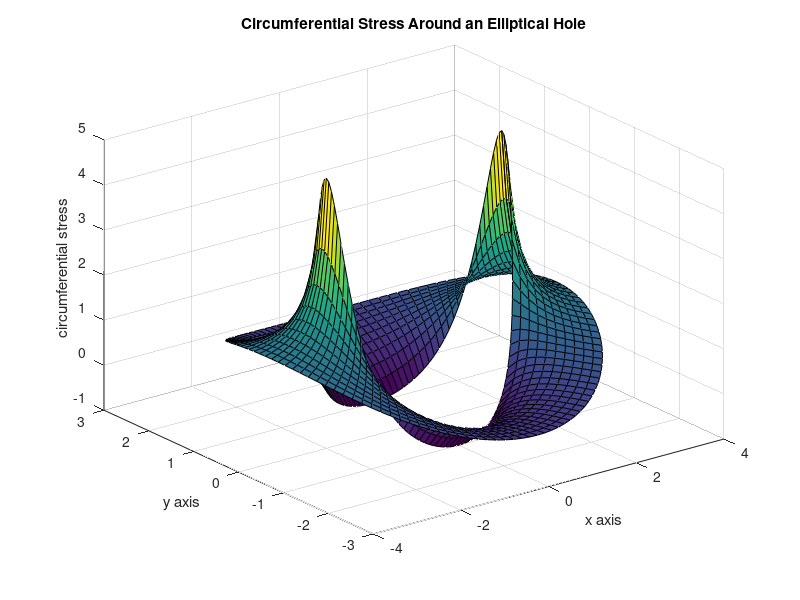

MATLAB code for this plot:
function [tr,ta,tra,z]=eliphole ...
                       (rx,ry,p,ang,zeta)
%
% [tr,ta,tra,z]=eliphole(rx,ry,p,ang,zeta)
% ~~~~~~~~~~~~~~~~~~~~~~~~~~~~~~~~~~~~~~~~
%
% This function determines curvilinear 
% coordinate stresses around an elliptic hole 
% in a plate uniformly stressed at infinity.
%
% rx,ry    - ellipse semidiameters on the x and 
%            y axes
% p        - values of uniaxial tension at 
%            infinity
% ang      - angle of inclination in degrees 
%            of the tensile stress at infinity
% zeta     - curvilinear coordinate values for 
%            which stresses are evaluated
%
% tr       - tensile stress normal to an 
%            elliptical coordinate line
% ta       - tensile stress in a direction 
%            tangential to the elliptical 
%            coordinate line
% tra      - shear stress complementary to the 
%            normal stresses
% z        - points in the z plane where 
%            stresses are computed
%
% User m functions called: none
%----------------------------------------------

if nargin==0
  rx=2; ry=1; p=1; ang=90; 
  zeta=linspace(1,2,11)'* ...
       exp(i*linspace(0,2*pi,121));
end

% The complex stress functions and mapping 
% function have the form
%   phi(zeta)=b*zeta+c/zeta
%   psi(zeta)=d*zeta+e/zeta+f*zeta/(zeta^2-m)
%   z=w(zeta)=r(zeta+m/zeta)
%   Phi(zeta)=phi'(zeta)/w'(zeta)
%   Psi(zeta)=psi'(zeta)/w'(zeta)
%   d(Phi)/dz=(w'(zeta)*phi''(zeta)-...
%              w''(zeta)*phi'(zeta))/w'(zeta)^3

r=(rx+ry)/2; m=(rx-ry)/(rx+ry); 
z=r*(zeta+m./zeta); zeta2=zeta.^2; 
zeta3=zeta.^3; wp=r*(1-m./zeta2);
wpp=2*r*m./zeta3; a=exp(2*i*pi/180*ang); 
b=p*r/4; c=b*(2*a-m); d=-p*r/2*conj(a); 
e=-p*r/2*a/m; f=p*r/2*(m+1/m)*(a-m); 
phip=b-c./zeta2; phipp=2*c./zeta3; 
h=wp.*zeta; h=h./conj(h); 
Phi=phip./wp; Phipz=(wp.*phipp-wpp.*phip)./wp.^3;
Psi=(d-e./zeta2-f*(zeta2+m)./(zeta2-m).^2)./wp;
A=2*real(Phi); B=(conj(z).*Phipz+Psi).*h;
C=A-B; tr=real(C); ta=2*A-tr; tra=imag(B);
if nargin==0
  surf(real(z),imag(z),ta);
  xlabel('x axis'); ylabel('y axis');
  zlabel('circumferential stress');
  title(['Circumferential Stress Around ', ...
         'an Elliptical Hole']);
  colormap('default')   
  grid on; figure(gcf);
  % print -deps eliphole
end
